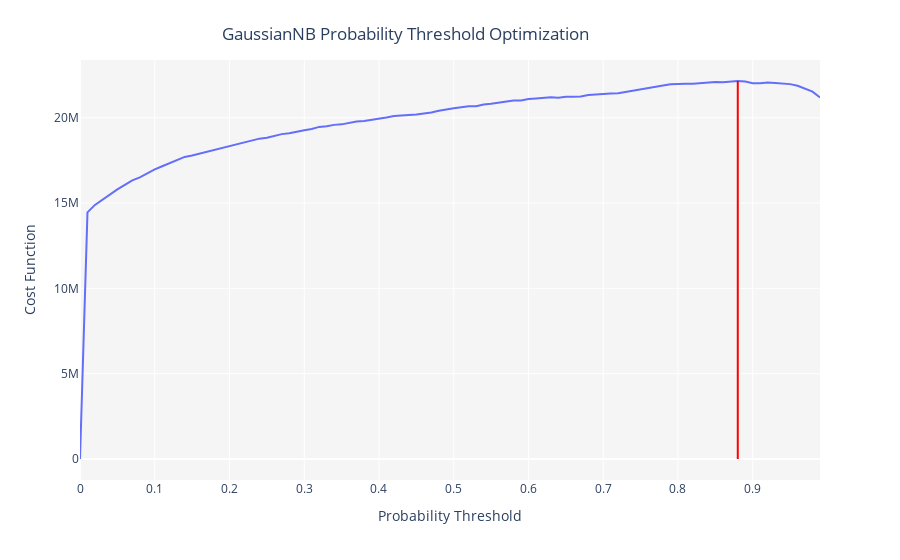

This figure's notebook cell:
### Code cell
#optimize threshold for trained model
optimize_threshold(tuned_nb, true_negative = 1000, false_negative = -5000)
